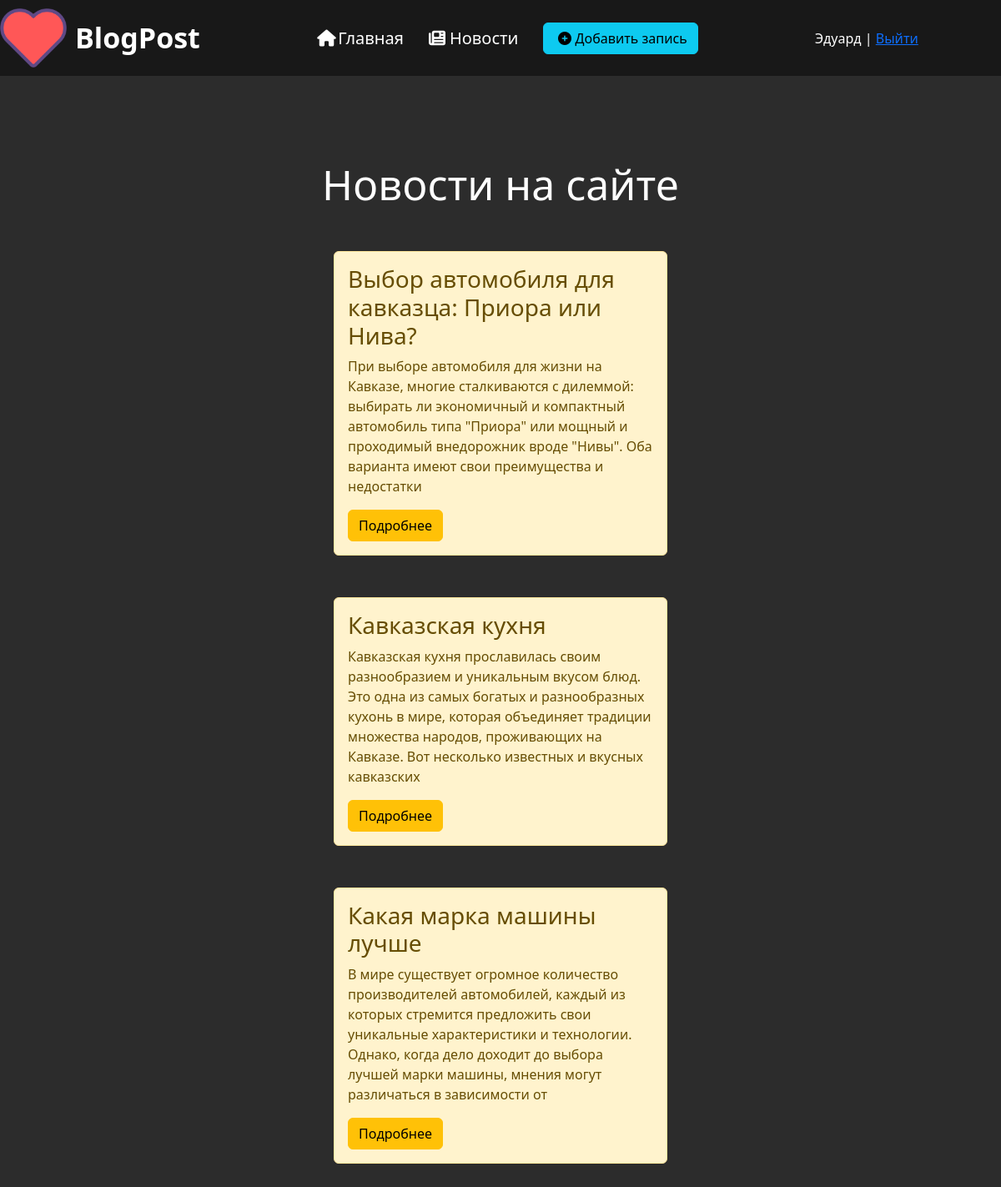
Page /blogs (signed in) on the committed database.
### blog/models.py (models this page shows, shortened)
class Articles(models.Model):
	author = models.ForeignKey(User, on_delete=models.CASCADE, verbose_name='Автор', null=True, blank=True)
	title = models.CharField('Название', max_length=50)
	anons = models.CharField('Анонс', max_length=250)
	full_text = models.TextField('Блог')
	image = models.ImageField('Изображение', null=True, blank=True, upload_to='images/')
	date = models.DateTimeField('Дата публикации')
	class Meta:
		verbose_name = 'Блог'
		verbose_name_plural = 'Блоги'

### blog/views.py (the view)
# urls.py: path('blogs', views.blogs_home, name='blogs_home'),
def blogs_home(request):
	blogs = Articles.objects.order_by('-date')
	return render(request, 'blog/blogs_home.html', {'blogs' : blogs})

### blog/templates/blog/blogs_home.html (shortened to what this page needs)
{% extends 'blog/layout.html' %}
{% block content %}
	<div class="features">
		<div class="container">
			<h1>Новости на сайте</h1>
			{% if blogs %}
				{% for el in blogs %}
					<div class="alert alert-warning">
						<h3>{{ el.title }}</h3>
						<p>{{ el.anons }}</p>
						<a href="{% url 'blog-detail' el.id %}" class="btn btn-warning">Подробнее</a>
					</div>
				{% endfor %}
			{% else %}
				<p>У вас нет записей!</p>
			{% endif %}
		</div>
	</div>
{% endblock %}

### blog/templates/blog/layout.html (shortened to what this page needs)
{% load static %}
<!DOCTYPE html>
<html lang="en">
<head>
	<link rel="stylesheet" href="https://cdn.jsdelivr.net/npm/bootstrap@5.3.2/dist/css/bootstrap.min.css">
	<link rel="stylesheet" href="{% static 'blog/css/main.css' %}">
</head>
<body>
	<aside>
		<div class="bookmarks">
			<div class="container">
				<div class="nav">
					<div class="logo">
						<img src="{% static 'blog/img/02.png' %}" alt="logo">
						<span>BlogPost</span>
					</div>
					<div class="list">
					<a href="{% url 'home' %}"><li><i class="fa-solid fa-house"></i>Главная</li></a>
					<a href="{% url 'blogs_home' %}"></i><li><i class="fa-solid fa-newspaper"></i>Новости</li></a>
					{% if user.is_authenticated %}
						<a href="{% url 'create' %}"><li><button class="btn btn-info"><i class="fas fa-plus-circle"></i>Добавить запись</button></li></a>
					{% endif %}
					</div>
						{% if user.is_authenticated %}
							<p>{{ user.first_name }} | <a href="{% url 'logout' %}">Выйти</a></p>
						{% else %}
							<p><a href="{% url 'sign-up' %}">Зарегистрироваться</a> | <a href="{% url 'login' %}">Войти</a></p>
						{% endif %}
					</div>
			</div>
		</div>
	</aside>
	<main>
		{% block content %}
		{% endblock %}
	</main>
</body>
</html>

### blog/static/blog/css/main.css (style rules this page uses)
body { background: #2c2c2c; }
.container { max-width: 1230px; margin: 0 auto; padding: 0; }
.bookmarks { padding: 10px 0; background: #181818; display: flex; }
.bookmarks p { margin-bottom: 0; }
.nav { display: flex; align-items: center; justify-content: space-between; color: #fff; }
.nav p { width: 222.95px; }
.logo { display: flex; align-items: center; }
.logo img { width: 80px; }
.logo span { font-weight: bold; font-size: 34px; margin-left: 10px; }
.list { display: flex; align-items: center; column-gap: 30px; }
.list a { font-size: 20px; color:#fff; justify-content: center; text-decoration: none; }
.list i { width: 25px; }
main .features { margin: auto; color: #fff; padding: 100px 0; text-align: center; }
main .features h1 { font-size: 50px; }
.alert-warning { width: 400px; margin: 50px auto; text-align: left; }

### rows in the picture
Articles: title "Выбор автомобиля для кавказца: Приора или Нива?", anons "При выборе автомобиля для жизни на Кавказе, многие сталкиваются с дилеммой: выбирать ли экономичный и компактный автомобиль типа \"Приора\" или мощный и проходимый внедорожник вроде \"Нивы\". Оба варианта имеют свои преимущества и недостатки"
Articles: title "Кавказская кухня", anons "Кавказская кухня прославилась своим разнообразием и уникальным вкусом блюд. Это одна из самых богатых и разнообразных кухонь в мире, которая объединяет традиции множества народов, проживающих на Кавказе. Вот несколько известных и вкусных кавказских"
Articles: title "Какая марка машины лучше", anons "В мире существует огромное количество производителей автомобилей, каждый из которых стремится предложить свои уникальные характеристики и технологии. Однако, когда дело доходит до выбора лучшей марки машины, мнения могут различаться в зависимости от"

### other values in the picture
{{ user.first_name }} "Эдуард"
